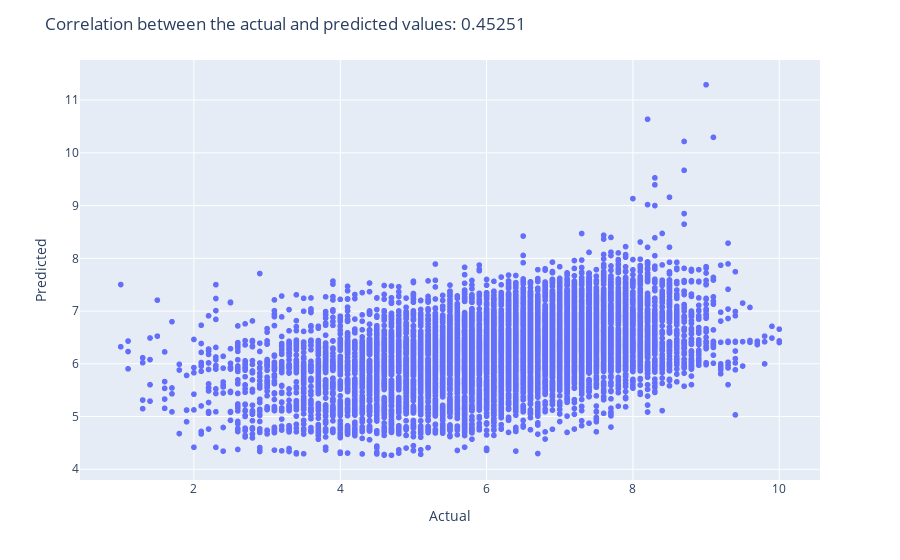

Notebook source saved alongside this figure:
### Code cell
elastic_params = {'l1_ratio':np.linspace(0.1, 1, 10), 'cv':5}
elastic_mse, elastic_pred, elastic = functions.regression_scale_fit_mse(ElasticNetCV, elastic_params, X_train, y_train, X_test, y_test)
functions.draw_actual_vs_predicted(y_test, elastic_pred)

### Figure 1 — Plotly figure (JSON) as saved in the notebook; plotly's stock layout.template omitted (floating-point values rounded to 4 significant figures; data arrays with more than 128 entries replaced by an {"elided": "..."} marker saying what was removed)
{"data": [{"hovertemplate": "x=%{x}<br>y=%{y}<extra></extra>", "legendgroup": "", "marker": {"color": "#636efa", "symbol": "circle"}, "mode": "markers", "name": "", "showlegend": false, "type": "scattergl", "x": {"elided": "16286 float values"}, "xaxis": "x", "y": {"elided": "16286 float values"}, "yaxis": "y"}], "layout": {"legend": {"tracegroupgap": 0}, "margin": {"t": 60}, "title": {"text": "Correlation between the actual and predicted values: 0.45251"}, "xaxis": {"anchor": "y", "domain": [0, 1], "title": {"text": "Actual"}}, "yaxis": {"anchor": "x", "domain": [0, 1], "title": {"text": "Predicted"}}}}
